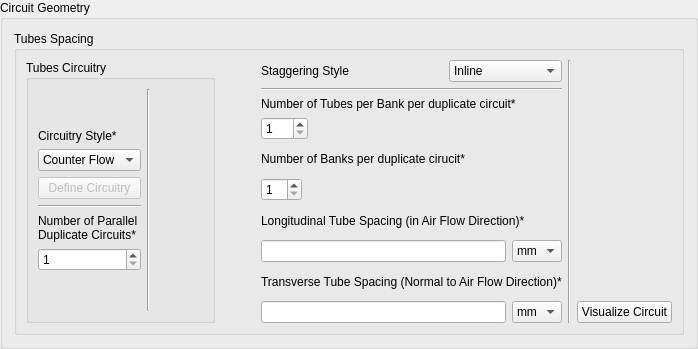
        <widget class="QGroupBox" name="FinTube_circuit_circuit_geometry_group">
         <property name="title">
          <string>Circuit Geometry</string>
         </property>
         <layout class="QHBoxLayout" name="horizontalLayout_2">
          <item>
           <widget class="QGroupBox" name="FinTube_circuit_tube_spacing_group">
            <property name="title">
             <string>Tubes Spacing</string>
            </property>
            <layout class="QHBoxLayout" name="horizontalLayout_8">
             <item>
              <widget class="QGroupBox" name="FinTube_circuit_tube_circuitry_group">
               <property name="title">
                <string>Tubes Circuitry</string>
               </property>
               <layout class="QHBoxLayout" name="horizontalLayout_9">
                <item>
                 <layout class="QVBoxLayout" name="verticalLayout_49">
                  <item>
                   <spacer name="verticalSpacer_6">
                    <property name="orientation">
                     <enum>Qt::Vertical</enum>
                    </property>
                    <property name="sizeHint" stdset="0">
                     <size>
                      <width>20</width>
                      <height>40</height>
                     </size>
                    </property>
                   </spacer>
                  </item>
                  <item>
                   <layout class="QVBoxLayout" name="verticalLayout_8">
                    <item>
                     <widget class="QLabel" name="FinTube_circuit_circuitry_label">
                      <property name="text">
                       <string>Circuitry Style*</string>
                      </property>
                     </widget>
                    </item>
                    <item>
                     <widget class="QComboBox" name="FinTube_circuit_circuitry">
                      <property name="minimumSize">
                       <size>
                        <width>90</width>
                        <height>0</height>
                       </size>
                      </property>
                      <property name="toolTip">
                       <string/>
                      </property>
                      <property name="sizeAdjustPolicy">
                       <enum>QComboBox::AdjustToContents</enum>
                      </property>
                      <item>
                       <property name="text">
                        <string>Counter Flow</string>
                       </property>
                      </item>
                      <item>
                       <property name="text">
                        <string>Parallel Flow</string>
                       </property>
                      </item>
                      <item>
                       <property name="text">
                        <string>Customized</string>
                       </property>
                      </item>
                     </widget>
                    </item>
                    <item>
                     <widget class="QPushButton" name="FinTube_circuit_circuitry_button">
                      <property name="enabled">
                       <bool>false</bool>
                      </property>
                      <property name="text">
                       <string>Define Circuitry</string>
                      </property>
                     </widget>
                    </item>
                   </layout>
                  </item>
                  <item>
                   <widget class="Line" name="line_8">
                    <property name="orientation">
                     <enum>Qt::Horizontal</enum>
                    </property>
                   </widget>
                  </item>
                  <item>
                   <widget class="QLabel" name="FinTube_circuit_N_circuits_label">
                    <property name="toolTip">
                     <string>This will duplicate this circuit multiple times, with air flow rate being devided equally between them.</string>
                    </property>
                    <property name="text">
                     <string>Number of Parallel Duplicate Circuits*</string>
                    </property>
                    <property name="wordWrap">
                     <bool>true</bool>
                    </property>
                   </widget>
                  </item>
                  <item>
                   <widget class="QSpinBox" name="FinTube_circuit_N_circuits">
                    <property name="toolTip">
                     <string>This will duplicate this circuit multiple times, with air flowrate being devided equally between them.</string>
                    </property>
                    <property name="minimum">
                     <number>1</number>
                    </property>
                   </widget>
                  </item>
                  <item>
                   <spacer name="verticalSpacer">
                    <property name="orientation">
                     <enum>Qt::Vertical</enum>
                    </property>
                    <property name="sizeHint" stdset="0">
                     <size>
                      <width>20</width>
                      <height>40</height>
                     </size>
                    </property>
                   </spacer>
                  </item>
                 </layout>
                </item>
                <item>
                 <widget class="Line" name="line_3">
                  <property name="orientation">
                   <enum>Qt::Vertical</enum>
                  </property>
                 </widget>
                </item>
                <item>
                 <spacer name="horizontalSpacer_11">
                  <property name="orientation">
                   <enum>Qt::Horizontal</enum>
                  </property>
                  <property name="sizeHint" stdset="0">
                   <size>
                    <width>40</width>
                    <height>20</height>
                   </size>
                  </property>
                 </spacer>
                </item>
                <item>
                 <layout class="QVBoxLayout" name="verticalLayout_10">
                  <item>
                   <widget class="QLabel" name="FinTube_circuit_circuitry_image">
                    <property name="text">
                     <string/>
                    </property>
                    <property name="scaledContents">
                     <bool>true</bool>
                    </property>
                    <property name="wordWrap">
                     <bool>true</bool>
                    </property>
                   </widget>
                  </item>
                 </layout>
                </item>
               </layout>
              </widget>
             </item>
             <item>
              <spacer name="horizontalSpacer_10">
               <property name="orientation">
                <enum>Qt::Horizontal</enum>
               </property>
               <property name="sizeHint" stdset="0">
                <size>
                 <width>40</width>
                 <height>20</height>
                </size>
               </property>
              </spacer>
             </item>
             <item>
              <layout class="QVBoxLayout" name="verticalLayout_7">
               <item>
                <layout class="QVBoxLayout" name="verticalLayout_3">
                 <item>
                  <layout class="QHBoxLayout" name="horizontalLayout_7">
                   <item>
                    <widget class="QLabel" name="FinTube_circuit_tube_staggering_label">
                     <property name="text">
                      <string>Staggering Style</string>
                     </property>
                    </widget>
                   </item>
                   <item>
                    <spacer name="horizontalSpacer_4">
                     <property name="orientation">
                      <enum>Qt::Horizontal</enum>
                     </property>
                     <property name="sizeHint" stdset="0">
                      <size>
                       <width>40</width>
                       <height>20</height>
                      </size>
                     </property>
                    </spacer>
                   </item>
                   <item>
                    <widget class="QComboBox" name="FinTube_circuit_tube_staggering">
                     <item>
                      <property name="text">
                       <string>Inline</string>
                      </property>
                     </item>
                     <item>
                      <property name="text">
                       <string>Staggered AaA</string>
                      </property>
                     </item>
                     <item>
                      <property name="text">
                       <string>Staggered aAa</string>
                      </property>
                     </item>
                    </widget>
                   </item>
                  </layout>
                 </item>
                 <item>
                  <widget class="Line" name="line">
                   <property name="orientation">
                    <enum>Qt::Horizontal</enum>
                   </property>
                  </widget>
                 </item>
                 <item>
                  <widget class="QLabel" name="FinTube_circuit_tube_N_per_bank_label">
                   <property name="text">
                    <string>Number of Tubes per Bank per duplicate circuit*</string>
                   </property>
                  </widget>
                 </item>
                 <item>
                  <layout class="QHBoxLayout" name="horizontalLayout_3">
                   <item>
                    <widget class="QSpinBox" name="FinTube_circuit_tube_N_per_bank">
                     <property name="minimum">
                      <number>1</number>
                     </property>
                     <property name="maximum">
                      <number>100</number>
                     </property>
                    </widget>
                   </item>
                   <item>
                    <spacer name="horizontalSpacer_14">
                     <property name="orientation">
                      <enum>Qt::Horizontal</enum>
                     </property>
                     <property name="sizeHint" stdset="0">
                      <size>
                       <width>40</width>
                       <height>20</height>
                      </size>
                     </property>
                    </spacer>
                   </item>
                  </layout>
                 </item>
                </layout>
               </item>
               <item>
                <layout class="QVBoxLayout" name="verticalLayout_4">
                 <item>
                  <widget class="QLabel" name="FinTube_circuit_tube_N_bank_label">
                   <property name="text">
                    <string>Number of Banks per duplicate cirucit*</string>
                   </property>
                  </widget>
                 </item>
                 <item>
                  <layout class="QHBoxLayout" name="horizontalLayout_4">
                   <item>
                    <widget class="QSpinBox" name="FinTube_circuit_tube_N_bank">
                     <property name="minimum">
                      <number>1</number>
                     </property>
                    </widget>
                   </item>
                   <item>
                    <spacer name="horizontalSpacer_15">
                     <property name="orientation">
                      <enum>Qt::Horizontal</enum>
                     </property>
                     <property name="sizeHint" stdset="0">
                      <size>
                       <width>40</width>
                       <height>20</height>
                      </size>
                     </property>
                    </spacer>
                   </item>
                  </layout>
                 </item>
                </layout>
               </item>
               <item>
                <layout class="QVBoxLayout" name="verticalLayout_5">
                 <item>
                  <widget class="QLabel" name="FinTube_circuit_tube_Pl_label">
                   <property name="text">
                    <string>Longitudinal Tube Spacing (in Air Flow Direction)*</string>
                   </property>
                  </widget>
                 </item>
                 <item>
                  <layout class="QHBoxLayout" name="horizontalLayout_5">
                   <item>
                    <widget class="QLineEdit" name="FinTube_circuit_tube_Pl">
                     <property name="maxLength">
                      <number>8</number>
                     </property>
                    </widget>
                   </item>
                   <item>
                    <widget class="QComboBox" name="FinTube_circuit_tube_Pl_unit">
                     <property name="currentIndex">
                      <number>2</number>
                     </property>
                     <item>
                      <property name="text">
                       <string>m</string>
                      </property>
                     </item>
                     <item>
                      <property name="text">
                       <string>cm</string>
                      </property>
                     </item>
                     <item>
                      <property name="text">
                       <string>mm</string>
                      </property>
                     </item>
                     <item>
                      <property name="text">
                       <string>ft</string>
                      </property>
                     </item>
                     <item>
                      <property name="text">
                       <string>in</string>
                      </property>
                     </item>
                    </widget>
                   </item>
                  </layout>
                 </item>
                </layout>
               </item>
               <item>
                <layout class="QVBoxLayout" name="verticalLayout_6">
                 <item>
                  <widget class="QLabel" name="FinTube_circuit_tube_Pt_label">
                   <property name="text">
                    <string>Transverse Tube Spacing (Normal to Air Flow Direction)*</string>
                   </property>
                  </widget>
                 </item>
                 <item>
                  <layout class="QHBoxLayout" name="horizontalLayout_6">
                   <item>
                    <widget class="QLineEdit" name="FinTube_circuit_tube_Pt">
                     <property name="maxLength">
                      <number>8</number>
                     </property>
                    </widget>
                   </item>
                   <item>
                    <widget class="QComboBox" name="FinTube_circuit_tube_Pt_unit">
                     <property name="currentIndex">
                      <number>2</number>
                     </property>
                     <item>
                      <property name="text">
                       <string>m</string>
                      </property>
                     </item>
                     <item>
                      <property name="text">
                       <string>cm</string>
                      </property>
                     </item>
                     <item>
                      <property name="text">
                       <string>mm</string>
                      </property>
                     </item>
                     <item>
                      <property name="text">
                       <string>ft</string>
                      </property>
                     </item>
                     <item>
                      <property name="text">
                       <string>in</string>
                      </property>
                     </item>
                    </widget>
                   </item>
                  </layout>
                 </item>
                </layout>
               </item>
              </layout>
             </item>
             <item>
              <widget class="Line" name="line_2">
               <property name="orientation">
                <enum>Qt::Vertical</enum>
               </property>
              </widget>
             </item>
             <item>
              <layout class="QVBoxLayout" name="verticalLayout_9">
               <item>
                <widget class="QLabel" name="FinTube_circuit_staggering_image">
                 <property name="text">
                  <string/>
                 </property>
                 <property name="scaledContents">
                  <bool>true</bool>
                 </property>
                 <property name="wordWrap">
                  <bool>true</bool>
                 </property>
                </widget>
               </item>
               <item>
                <widget class="QPushButton" name="FinTube_circuit_visualize_button">
                 <property name="enabled">
                  <bool>true</bool>
                 </property>
                 <property name="text">
                  <string>Visualize Circuit</string>
                 </property>
                </widget>
               </item>
              </layout>
             </item>
            </layout>
           </widget>
          </item>
         </layout>
        </widget>
